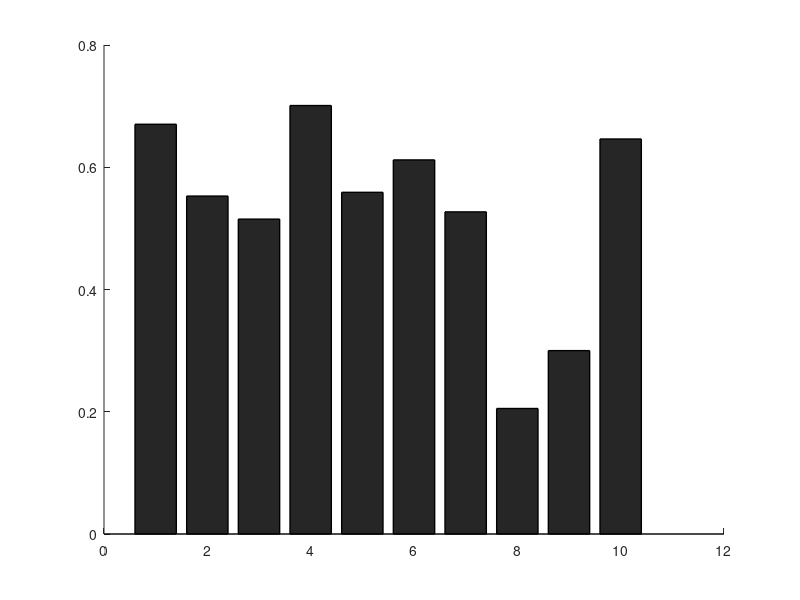

The MATLAB source for this figure: (Note: this script raises an error after producing the figure.)
% reproduce_visconn_results.m
%
% Reproduces the results and figures of
%   "Distinct Connectivity Fingerprints Reveal Functional Specialization in High-level Visual Cortex"
% from visconn_data.mat (built by export_visconn_data.m). No other input is needed.
%
% Requirements: MATLAB R2019b or later with the Statistics and Machine Learning Toolbox.
% Optional:     DYLOC_surf_databyatlas + subtightplot + FreeSurfer fsaverage, for the surface
%               renderings in the last section (skipped if absent).
%
% All variables are hemisphere-combined. ROI order everywhere:
%   OFA FFA STS | EBA FBA | LO PFS | PPA RSC TOS   (faces | bodies | objects | scenes)
% Run the whole script (a few minutes; the permutation tests dominate) or one section at a time.

clear; close all
D = load('visconn_data.mat');
disp(D.readme.overview)

nSub = numel(D.subjectIDs);                   % 40
nROI = numel(D.roiNames);                     % 10
domains   = {'face','body','object','scene'};
labels    = cellfun(@(d) find(strcmp(domains, d)), D.roiDomain);   % domain code per fROI
roiLabels = D.roiNames;

red = [0.9843 0.1020 0.0941]; green = [0.5216 0.7882 0.3020];
yellow = [0.9843 0.7353 0.1647]; blue = [0.1510 0.6510 0.9216];
domainColors = [red; red; red; green; green; yellow; yellow; blue; blue; blue];
set(groot, 'defaultFigureColor', 'w')

%% 1. Model fit per fROI  (figure: modelfit)
zFit    = atanh(D.modelFit);                  % Fisher z, nSub x 10
fitMean = tanh(mean(zFit));
fitSE   = tanh(std(zFit) / sqrt(nSub));
fprintf('Overall model fit r = %.3f\n', tanh(mean(zFit(:))));

figure('Name', 'Model fit', 'Renderer', 'painters'); hold on
b = bar(fitMean, 'FaceColor', 'flat', 'EdgeColor', 'k', 'LineWidth', 1); b.CData = domainColors;
errorbar(1:nROI, fitMean, fitSE, 'k', 'LineStyle', 'none', 'CapSize', 8, 'LineWidth', 1.2);
for i = 1:nROI                                % run-to-run reliability ceiling
    plot([i-0.4 i+0.4], D.runToRunCeiling(i) * [1 1], 'k--', 'LineWidth', 1.8);
end
set(gca, 'XTick', 1:nROI, 'XTickLabel', roiLabels, 'XTickLabelRotation', 45, 'LineWidth', 1, 'FontSize', 12)
ylabel('Model fit (r)'); ylim([0 1]); box off; hold off

%% 2. Similarity of connectivity fingerprints  (figures: lhrhcorr, lhrhdendrogram)
plotSimilarity(D.fingerprintSimilarity, roiLabels, [-0.4 0.4], 'Fingerprint similarity');
plotDendrogram(D.fingerprintSimilarity, roiLabels, 'Fingerprint clustering');

%% 3. Fingerprints vs. parcel-wise functional selectivity  (figure: lhrhfunc)
plotHeatmap(D.fingerprintSelectivityCorr, D.contrastNames, roiLabels, [-0.6 0.6], 'Fingerprint vs. selectivity');

%% 4. Similarity of raw FC profiles  (figures: lhrhconncorr_grouplevel, lhrhdendrogram_conn)
plotSimilarity(D.rawConnectivitySimilarity, roiLabels, [-0.1 1], 'Raw FC similarity');
plotDendrogram(D.rawConnectivitySimilarity, roiLabels, 'Raw FC clustering');

%% 5. Fingerprint reliability  (table: bootstrap resamples of subjects vs. the full-sample fingerprint)
rBoot = D.bootstrapFingerprintCorr;
disp(table(roiLabels(:), mean(rBoot)', std(rBoot)', 'VariableNames', {'ROI', 'BootstrapMeanR', 'SD'}))

% 6. Fingerprint surface maps  (figures: facesurfraw, bodysurfraw, objectsurfraw, scenesurfraw)
% Fingerprints z-scored across parcels, rendered on the fsaverage right hemisphere (lateral, medial,
% ventral), one figure per domain. Needs DYLOC_surf_databyatlas.m (included), FreeSurfer's MATLAB
% tools and SUBJECTS_DIR pointing at a directory containing fsaverage. The values are per Glasser
% parcel (D.parcelNames) and can also be rendered in any surface viewer.
zFingerprints = zscore(D.fingerprintWeights);                      % 179 x 10

if exist('read_annotation', 'file') && isfolder(fullfile(getenv('SUBJECTS_DIR'), 'fsaverage'))
    views = {'lateral', 'medial', 'ventral'};
    for d = 1:numel(domains)
        idx = find(labels == d);
        figure('Name', [domains{d} ' fingerprints'], 'Renderer', 'painters');
        tiledlayout(numel(views), 3, 'TileSpacing', 'none', 'Padding', 'tight');
        for vi = 1:numel(views)
            for j = 1:numel(idx)
                nexttile((vi-1)*3 + j);
                DYLOC_surf_databyatlas('glasser', D.parcelNames, 'fsaverage', ...
                    zFingerprints(:, idx(j)), 'rh', views{vi});
            end
        end
    end
else
    disp('FreeSurfer MATLAB tools or SUBJECTS_DIR/fsaverage not found: surface renderings skipped.')
end

%% ------------------------------------------------------------------ local functions
function plotHeatmap(M, xNames, yNames, clim, ttl)
figure('Name', ttl, 'Renderer', 'painters');
h = heatmap(M, 'MissingDataColor', 'k', 'GridVisible', 'off', 'MissingDataLabel', ' ', 'CellLabelFormat', '%.2f');
h.XData = xNames; h.YData = yNames; h.Title = ttl; h.ColorLimits = clim; h.Colormap = parula;
end

function plotSimilarity(M, names, clim, ttl)
plotHeatmap(M, names, names, clim, ttl)
end

function plotDendrogram(M, names, ttl)
% Average-linkage hierarchical clustering on the dissimilarity 1 - r.
Dm = 1 - (M + M') / 2; Dm(1:size(Dm, 1)+1:end) = 0;
Z = linkage(squareform(Dm, 'tovector'), 'average');
figure('Name', ttl, 'Renderer', 'painters');
h = dendrogram(Z, 'Labels', names);
set(h, 'LineWidth', 2, 'Color', 'k'); set(gca, 'LineWidth', 1); title(ttl)
end
